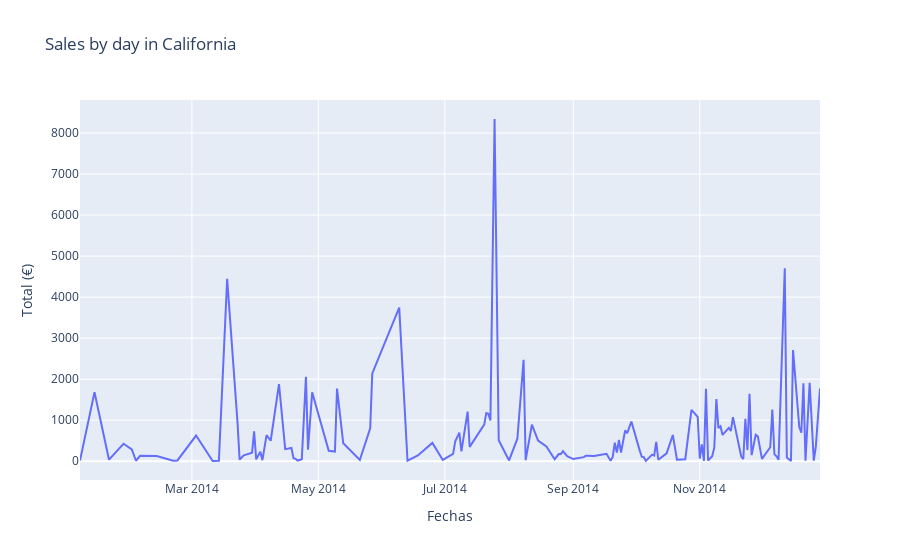

Notebook code for this chart:
### Code cell
trace1 = go.Scatter(x=dfcalsales['Order Date'],
                     y=dfcalsales['Sales'],
                    mode='lines', name='Ventas')

data = [trace1]

layout = go.Layout(title='Sales by day in California',
                   xaxis_title='Fechas',
                   yaxis_title='Total (€)')

fig = go.Figure(data = data, layout = layout)

fig.show()

### Figure 1 — Plotly figure (JSON) as saved in the notebook; plotly's stock layout.template omitted (floating-point values rounded to 4 significant figures; data arrays with more than 128 entries replaced by an {"elided": "..."} marker saying what was removed)
{"data": [{"mode": "lines", "name": "Ventas", "type": "scatter", "x": {"elided": "143 str values"}, "y": {"elided": "143 float values"}}], "layout": {"title": {"text": "Sales by day in California"}, "xaxis": {"title": {"text": "Fechas"}}, "yaxis": {"title": {"text": "Total (€)"}}}}
